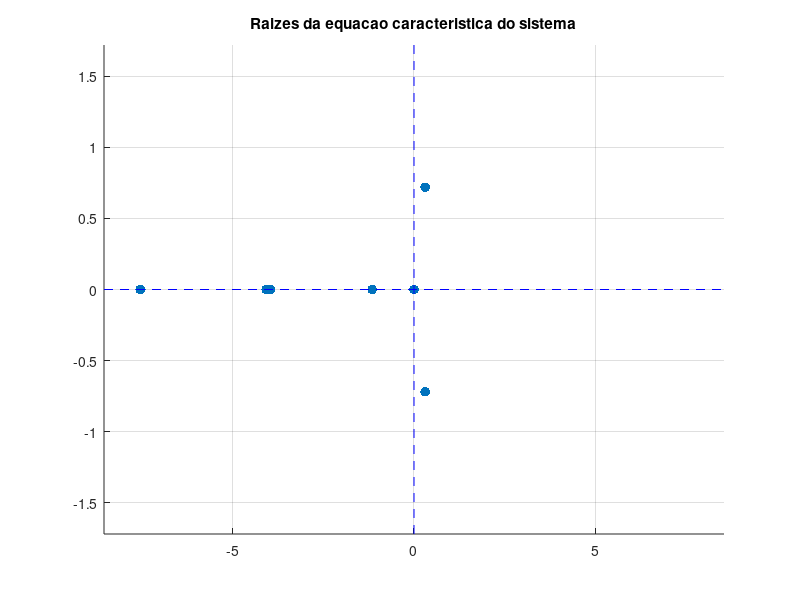
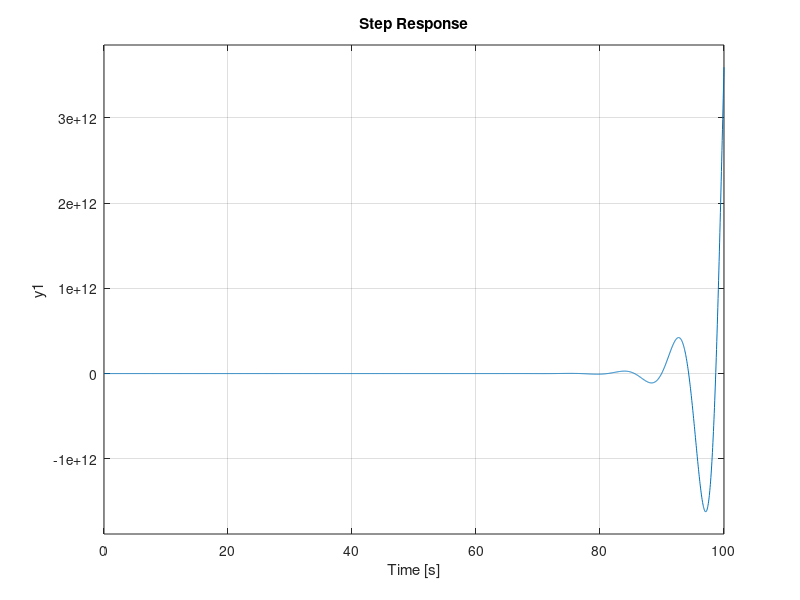

Write the MATLAB code that produced these figures, in order.
clc, clear, close all

n = 7;
g = 9.8;
m = sqrt(1/n);
betha_e = 20/n;
Ra = 20/n;
La = 0.1*n;
Kb = 0.1*n;
Ki = 20/n;
Jm = n;
betha = 20/n;

g1 = tf(Ki, [La Ra]);
g2 = tf(1, betha);
g3 = tf(1, [1 0]);
g4 = tf(m*g, [m betha_e 0]);
g5 = tf(m*g, 1);
g6 = tf([Jm 0], 1);
g7 = tf([Kb 0], 1);
tf_sys = (g1*g2*g3*g4) / (1 + g2*g6 + g2*g3*g4*g5 + g1*g2*g3*g7)


[num,den] = tfdata(tf_sys,'v');
raizes = roots(den)
scatter(real(raizes) ,imag(raizes), 50, 'filled', 'red')
hold on
plot([-1*(max(abs(real(raizes)))) - 1, max(abs(real(raizes))) + 1], [0, 0], '--b')
plot([0, 0], [-1*(max(abs(imag(raizes)))) - 1, max(abs(imag(raizes))) + 1], '--b')
xlim([-1*(max(abs(real(raizes)))) - 1, max(abs(real(raizes))) + 1]);
ylim([-1*(max(abs(imag(raizes)))) - 1, max(abs(imag(raizes))) + 1]);
title("Raizes da equacao caracteristica do sistema")
grid;

figure
step(tf_sys, 100)
